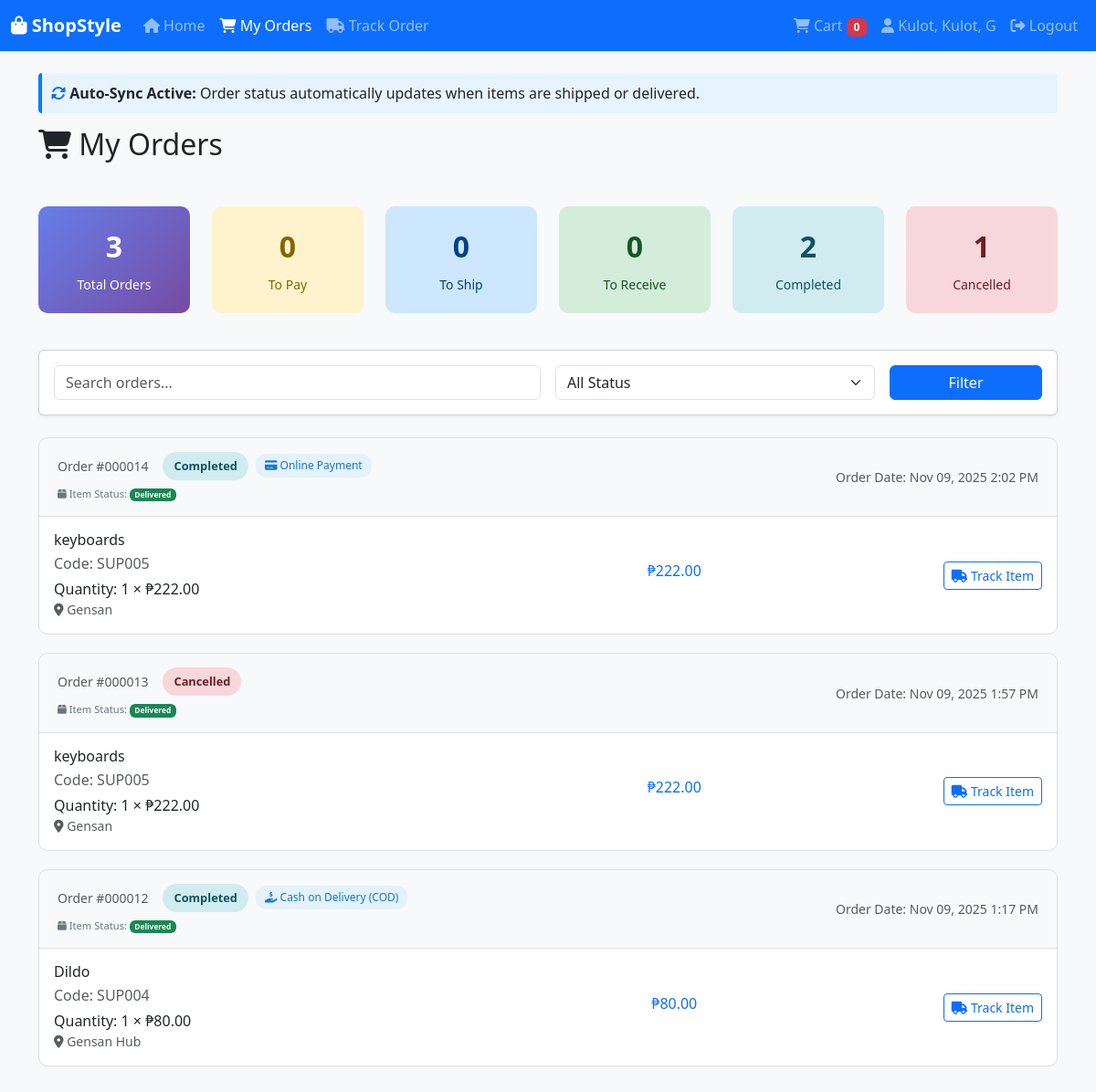
/user_orders.php (signed in), run on the app's committed database.
### tables this page shows
CREATE TABLE `orders` (
  `id` int(11) NOT NULL,
  `user_id` int(11) NOT NULL,
  `item_id` int(11) NOT NULL,
  `quantity` int(11) NOT NULL,
  `total_amount` decimal(10,2) NOT NULL,
  `status` enum('to_pay','to_ship','to_receive','completed','cancelled') DEFAULT 'to_pay',
  `shipping_address` text DEFAULT NULL,
  `payment_method` varchar(50) DEFAULT NULL,
  `created_at` timestamp NOT NULL DEFAULT current_timestamp(),
  `updated_at` timestamp NOT NULL DEFAULT current_timestamp() ON UPDATE current_timestamp()
);

CREATE TABLE `items` (
  `id` int(11) NOT NULL,
  `item_code` varchar(50) NOT NULL,
  `item_name` varchar(200) NOT NULL,
  `category` varchar(100) DEFAULT NULL,
  `quantity` int(11) DEFAULT 0,
  `status` enum('in_stock','in_transit','out_for_delivery','delivered') DEFAULT 'in_stock',
  `current_location` varchar(200) DEFAULT NULL,
  `destination` varchar(200) DEFAULT NULL,
  `user_id` int(11) DEFAULT NULL,
  `estimated_delivery` datetime DEFAULT NULL,
  `created_at` timestamp NOT NULL DEFAULT current_timestamp(),
  `price` decimal(10,2) DEFAULT 0.00,
  `is_available` tinyint(1) DEFAULT 1,
  `deleted_at` datetime DEFAULT NULL
);

### config.php (called while the page is built, shortened)
<?php
function h(string $value): string {
    return htmlspecialchars($value, ENT_QUOTES | ENT_SUBSTITUTE, 'UTF-8');
}
function getCartItemCount(mysqli $conn, int $user_id): int {
    $stmt = $conn->prepare(
        "SELECT SUM(quantity) AS total FROM cart WHERE user_id = ?"
    );
    $stmt->bind_param('i', $user_id);
    $stmt->execute();
    $row = $stmt->get_result()->fetch_assoc();
    return (int)($row['total'] ?? 0);
}
?>

### user_orders.php (the view, shortened to what this page needs)
<?php
require_once 'config.php';
$user_id = $_SESSION['user_id'];
$search = isset($_GET['search']) ? $conn->real_escape_string($_GET['search']) : '';
$query = "
    SELECT o.*, i.item_name, i.item_code, i.current_location, i.price as unit_price, i.status as item_status
    FROM orders o
    JOIN items i ON o.item_id = i.id
    WHERE o.user_id = $user_id
";
$query .= " ORDER BY o.created_at DESC";
$orders_result = $conn->query($query);
$stats_query = $conn->prepare("
    SELECT
        COUNT(*) as total_orders,
        SUM(CASE WHEN o.status = 'to_pay' THEN 1 ELSE 0 END) as to_pay,
        SUM(CASE WHEN o.status = 'to_ship' THEN 1 ELSE 0 END) as to_ship,
        SUM(CASE WHEN o.status = 'to_receive' THEN 1 ELSE 0 END) as to_receive,
        SUM(CASE WHEN o.status = 'completed' THEN 1 ELSE 0 END) as completed,
        SUM(CASE WHEN o.status = 'cancelled' THEN 1 ELSE 0 END) as cancelled
    FROM orders o
    WHERE o.user_id = ?
");
$stats_query->bind_param("i", $user_id);
$stats_query->execute();
$stats_result = $stats_query->get_result();
$stats = $stats_result->fetch_assoc();
$cart_count = getCartItemCount($conn, $user_id);
?>
<!DOCTYPE html>
<html lang="en">
<head>
    <link href="https://cdn.jsdelivr.net/npm/bootstrap@5.3.0/dist/css/bootstrap.min.css" rel="stylesheet">
    <link rel="stylesheet" href="https://cdnjs.cloudflare.com/ajax/libs/font-awesome/6.4.0/css/all.min.css">
</head>
<body class="bg-light">
    <nav class="navbar navbar-expand-lg navbar-dark bg-primary shadow-sm">
        <div class="container-fluid">
            <a class="navbar-brand fw-bold" href="user_dashboard.php">
                <i class="fas fa-shopping-bag"></i> ShopStyle
            </a>
            <div class="collapse navbar-collapse" id="navbarNav">
                <ul class="navbar-nav me-auto">
                    <li class="nav-item">
                        <a class="nav-link" href="user_dashboard.php">
                            <i class="fas fa-home"></i> Home
                        </a>
                    </li>
                    <li class="nav-item">
                        <a class="nav-link active" href="user_orders.php">
                            <i class="fas fa-shopping-cart"></i> My Orders
                        </a>
                    </li>
                    <li class="nav-item">
                        <a class="nav-link" href="user_tracking.php">
                            <i class="fas fa-truck"></i> Track Order
                        </a>
                    </li>
                </ul>
                <ul class="navbar-nav">
                    <li class="nav-item">
                        <a class="nav-link" href="user_cart.php">
                            <i class="fas fa-shopping-cart"></i> Cart
                            <span class="badge bg-danger"><?php echo $cart_count; ?></span>
                        </a>
                    </li>
                    <li class="nav-item">
                        <a class="nav-link" href="user_profile.php">
                            <i class="fas fa-user"></i> <?php echo h($_SESSION['full_name']); ?>
                        </a>
                    </li>
                    <li class="nav-item">
                        <a class="nav-link" href="logout.php">
                            <i class="fas fa-sign-out-alt"></i> Logout
                        </a>
                    </li>
                </ul>
            </div>
        </div>
    </nav>
    <div class="container py-4">
        <div class="sync-notice">
            <i class="fas fa-sync-alt text-primary"></i>
            <strong>Auto-Sync Active:</strong> Order status automatically updates when items are shipped or delivered.
        </div>
        <div class="row mb-4">
            <div class="col-12">
                <h2 class="mb-4"><i class="fas fa-shopping-cart"></i> My Orders</h2>
            </div>
        </div>
        <div class="row mb-4">
            <div class="col-md-2 col-6 mb-3">
                <div class="stats-card">
                    <div class="stats-number"><?php echo $stats['total_orders']; ?></div>
                    <small>Total Orders</small>
                </div>
            </div>
            <div class="col-md-2 col-6 mb-3">
                <div class="stats-card" style="background: #fff3cd; color: #856404;">
                    <div class="stats-number"><?php echo $stats['to_pay']; ?></div>
                    <small>To Pay</small>
                </div>
            </div>
            <div class="col-md-2 col-6 mb-3">
                <div class="stats-card" style="background: #cce7ff; color: #004085;">
                    <div class="stats-number"><?php echo $stats['to_ship']; ?></div>
                    <small>To Ship</small>
                </div>
            </div>
            <div class="col-md-2 col-6 mb-3">
                <div class="stats-card" style="background: #d4edda; color: #155724;">
                    <div class="stats-number"><?php echo $stats['to_receive']; ?></div>
                    <small>To Receive</small>
                </div>
            </div>
            <div class="col-md-2 col-6 mb-3">
                <div class="stats-card" style="background: #d1ecf1; color: #0c5460;">
                    <div class="stats-number"><?php echo $stats['completed']; ?></div>
                    <small>Completed</small>
                </div>
            </div>
            <div class="col-md-2 col-6 mb-3">
                <div class="stats-card" style="background: #f8d7da; color: #721c24;">
                    <div class="stats-number"><?php echo $stats['cancelled']; ?></div>
                    <small>Cancelled</small>
                </div>
            </div>
        </div>
        <div class="card shadow-sm mb-4">
            <div class="card-body">
                <form method="GET" class="row g-3">
                    <div class="col-md-6">
                        <input type="text" name="search" class="form-control" placeholder="Search orders..." value="<?php echo h($search); ?>">
                    </div>
                    <div class="col-md-4">
                        <select name="status" class="form-select">
                            <option value="">All Status</option>
                        </select>
                    </div>
                    <div class="col-md-2">
                        <button type="submit" class="btn btn-primary w-100">Filter</button>
                    </div>
                </form>
            </div>
        </div>
        <div class="row">
            <div class="col-12">
                <?php if ($orders_result->num_rows > 0): ?>
                    <?php while ($order = $orders_result->fetch_assoc()): ?>
                    <div class="card order-card">
                        <div class="order-header">
                            <div class="row align-items-center">
                                <div class="col-md-6">
                                    <div class="d-flex align-items-center">
                                        <small class="text-muted me-3">Order #<?php echo str_pad($order['id'], 6, '0', STR_PAD_LEFT); ?></small>
                                        <span class="order-status-badge status-<?php echo $order['status']; ?>">
                                            <?php echo ucfirst(str_replace('_', ' ', $order['status'])); ?>
                                        </span>
                                        <?php if ($order['payment_method']): ?>
                                            <span class="payment-method-badge ms-2">
                                                <i class="fas fa-<?php echo strpos($order['payment_method'], 'COD') !== false ? 'hand-holding-usd' : 'credit-card'; ?>"></i>
                                                <?php echo h($order['payment_method']); ?>
                                            </span>
                                        <?php endif; ?>
                                    </div>
                                    <div class="item-status-info">
                                        <small>
                                            <i class="fas fa-box"></i> Item Status:
                                            <span class="badge bg-<?php
                                                echo $order['item_status'] == 'in_stock' ? 'info' :
                                                     ($order['item_status'] == 'in_transit' ? 'warning' : 'success');
                                            ?>">
                                                <?php echo ucfirst(str_replace('_', ' ', $order['item_status'])); ?>
                                            </span>
                                        </small>
                                    </div>
                                </div>
                                <div class="col-md-6 text-md-end">
                                    <small class="text-muted">Order Date: <?php echo date('M d, Y g:i A', strtotime($order['created_at'])); ?></small>
                                </div>
                            </div>
                        </div>
                        <div class="card-body">
                            <div class="row align-items-center">
                                <div class="col-md-6">
                                    <h6 class="mb-1"><?php echo h($order['item_name']); ?></h6>
                                    <p class="text-muted mb-1">Code: <?php echo h($order['item_code']); ?></p>
                                    <p class="mb-0">Quantity: <?php echo h($order['quantity']); ?> × ₱<?php echo number_format($order['unit_price'], 2); ?></p>
                                    <?php if ($order['current_location']): ?>
                                        <p class="mb-0 small text-muted">
                                            <i class="fas fa-map-marker-alt"></i> <?php echo h($order['current_location']); ?>
                                        </p>
                                    <?php endif; ?>
                                </div>
                                <div class="col-md-3 text-center">
                                    <h6 class="text-primary">₱<?php echo number_format($order['total_amount'], 2); ?></h6>
                                </div>
                                <div class="col-md-3 text-end">
                                    <?php if ($order['status'] == 'to_pay'): ?>
                                        <div class="btn-group-vertical d-grid gap-2">
                                            <form method="POST">
                                                <input type="hidden" name="order_id" value="<?php echo $order['id']; ?>">
                                                <input type="hidden" name="action" value="pay_online">
                                                <button type="submit" class="btn btn-success btn-sm w-100">
                                                    <i class="fas fa-credit-card"></i> Pay Online
                                                </button>
                                            </form>
                                            <form method="POST">
                                                <input type="hidden" name="order_id" value="<?php echo $order['id']; ?>">
                                                <input type="hidden" name="action" value="pay_cod">
                                                <button type="submit" class="btn btn-warning btn-sm w-100">
                                                    <i class="fas fa-hand-holding-usd"></i> COD
                                                </button>
                                            </form>
                                            <a href="user_tracking.php?item_id=<?php echo $order['item_id']; ?>" class="btn btn-outline-primary btn-sm">
                                                <i class="fas fa-truck"></i> Track
                                            </a>
                                            <form method="POST">
                                                <input type="hidden" name="order_id" value="<?php echo $order['id']; ?>">
                                                <input type="hidden" name="action" value="cancel">
                                                <button type="submit" class="btn btn-outline-danger btn-sm w-100" onclick="return confirm('Are you sure you want to cancel this order?')">
                                                    <i class="fas fa-times"></i> Cancel
                                                </button>
                                            </form>
                                        </div>
                                    <?php else: ?>
                                        <a href="user_tracking.php?item_id=<?php echo $order['item_id']; ?>" class="btn btn-outline-primary btn-sm">
                                            <i class="fas fa-truck"></i> Track Item
                                        </a>
                                    <?php endif; ?>
                                </div>
                            </div>
                        </div>
                    </div>
                    <?php endwhile; ?>
                <?php endif; ?>
            </div>
        </div>
    </div>
</body>
</html>

### user_orders.php (style rules this page uses)
.order-card { border: 1px solid #e0e0e0; border-radius: 10px; transition: all 0.3s ease; margin-bottom: 20px; }
.order-header { background: #f8f9fa; border-bottom: 1px solid #e0e0e0; padding: 15px 20px; border-radius: 10px 10px 0 0; }
.order-status-badge { padding: 6px 12px; border-radius: 20px; font-size: 0.8rem; font-weight: 600; }
.status-completed { background: #d1ecf1; color: #0c5460; }
.status-cancelled { background: #f8d7da; color: #721c24; }
.stats-card { background: linear-gradient(135deg, #667eea 0%, #764ba2 100%); color: white; border-radius: 10px; padding: 20px; text-align: center; }
.stats-number { font-size: 2rem; font-weight: bold; margin-bottom: 5px; }
.payment-method-badge { background: #e3f2fd; color: #1976d2; padding: 4px 10px; border-radius: 12px; font-size: 0.75rem; font-weight: 500; }
.item-status-info { font-size: 0.8rem; color: #6c757d; margin-top: 5px; }
.sync-notice { background: #e7f3ff; border-left: 4px solid #007bff; padding: 10px; border-radius: 4px; margin-bottom: 15px; }

### data on the page
orders: id "000014", status "Completed", payment_method "Online Payment", item.status "Delivered", created_at "Nov 09, 2025 2:02 PM", item.item_name "keyboards", item.item_code "SUP005", quantity "1", item.price "222.00", item.current_location "Gensan", total_amount "222.00"
orders: id "000013", status "Cancelled", item.status "Delivered", created_at "Nov 09, 2025 1:57 PM", item.item_name "keyboards", item.item_code "SUP005", quantity "1", item.price "222.00", item.current_location "Gensan", total_amount "222.00"
orders: id "000012", status "Completed", payment_method "Cash on Delivery (COD)", item.status "Delivered", created_at "Nov 09, 2025 1:17 PM", item.item_name "Dildo", item.item_code "SUP004", quantity "1", item.price "80.00", item.current_location "Gensan Hub", total_amount "80.00"

### other printed values
$cart_count "0"
$_SESSION['full_name'] "Kulot, Kulot, G"
$stats['total_orders'] "3"
$stats['to_pay'] "0"
$stats['to_ship'] "0"
$stats['to_receive'] "0"
$stats['completed'] "2"
$stats['cancelled'] "1"
